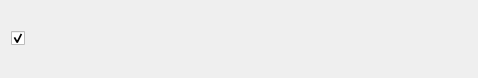
<?xml version="1.0" encoding="UTF-8"?>
<ui version="4.0">
 <class>nikon_log_err_list_item</class>
 <widget class="QWidget" name="nikon_log_err_list_item">
  <property name="geometry">
   <rect>
    <x>0</x>
    <y>0</y>
    <width>478</width>
    <height>78</height>
   </rect>
  </property>
  <property name="windowTitle">
   <string>Form</string>
  </property>
  <layout class="QGridLayout" name="gridLayout">
   <item row="0" column="0">
    <widget class="QCheckBox" name="checkBox">
     <property name="sizePolicy">
      <sizepolicy hsizetype="Maximum" vsizetype="Fixed">
       <horstretch>0</horstretch>
       <verstretch>0</verstretch>
      </sizepolicy>
     </property>
     <property name="text">
      <string/>
     </property>
     <property name="checked">
      <bool>true</bool>
     </property>
    </widget>
   </item>
   <item row="0" column="3">
    <widget class="QLabel" name="data_count">
     <property name="font">
      <font>
       <family>맑은 고딕</family>
       <pointsize>14</pointsize>
       <weight>50</weight>
       <bold>false</bold>
      </font>
     </property>
     <property name="text">
      <string/>
     </property>
    </widget>
   </item>
   <item row="0" column="2">
    <widget class="QLabel" name="data_name">
     <property name="font">
      <font>
       <family>맑은 고딕</family>
       <pointsize>12</pointsize>
       <weight>50</weight>
       <bold>false</bold>
      </font>
     </property>
     <property name="text">
      <string/>
     </property>
    </widget>
   </item>
   <item row="0" column="1">
    <widget class="QLabel" name="data_color">
     <property name="text">
      <string/>
     </property>
    </widget>
   </item>
  </layout>
 </widget>
 <resources/>
 <connections/>
</ui>
